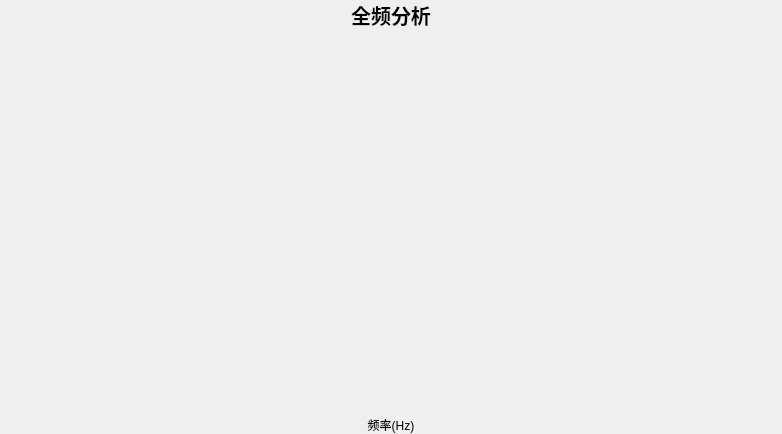
<?xml version="1.0" encoding="UTF-8"?>
<ui version="4.0">
 <class>statisticsSpecturmDisplay</class>
 <widget class="QWidget" name="statisticsSpecturmDisplay">
  <property name="geometry">
   <rect>
    <x>0</x>
    <y>0</y>
    <width>782</width>
    <height>434</height>
   </rect>
  </property>
  <property name="windowTitle">
   <string>Form</string>
  </property>
  <layout class="QGridLayout" name="gridLayout">
   <property name="leftMargin">
    <number>0</number>
   </property>
   <property name="topMargin">
    <number>0</number>
   </property>
   <property name="rightMargin">
    <number>0</number>
   </property>
   <property name="bottomMargin">
    <number>0</number>
   </property>
   <property name="spacing">
    <number>0</number>
   </property>
   <item row="1" column="0" colspan="2">
    <spacer name="verticalSpacer">
     <property name="orientation">
      <enum>Qt::Vertical</enum>
     </property>
     <property name="sizeHint" stdset="0">
      <size>
       <width>20</width>
       <height>409</height>
      </size>
     </property>
    </spacer>
   </item>
   <item row="2" column="0" colspan="2">
    <widget class="QLabel" name="label_2">
     <property name="styleSheet">
      <string notr="true">color: rgb(0, 0, 0);</string>
     </property>
     <property name="text">
      <string>频率(Hz)</string>
     </property>
     <property name="alignment">
      <set>Qt::AlignCenter</set>
     </property>
    </widget>
   </item>
   <item row="0" column="0" colspan="2">
    <layout class="QHBoxLayout" name="horizontalLayout">
     <item>
      <spacer name="horizontalSpacer">
       <property name="orientation">
        <enum>Qt::Horizontal</enum>
       </property>
       <property name="sizeHint" stdset="0">
        <size>
         <width>40</width>
         <height>20</height>
        </size>
       </property>
      </spacer>
     </item>
     <item>
      <widget class="QLabel" name="label">
       <property name="minimumSize">
        <size>
         <width>500</width>
         <height>0</height>
        </size>
       </property>
       <property name="font">
        <font>
         <pointsize>15</pointsize>
         <weight>75</weight>
         <bold>true</bold>
        </font>
       </property>
       <property name="text">
        <string>全频分析</string>
       </property>
       <property name="alignment">
        <set>Qt::AlignCenter</set>
       </property>
      </widget>
     </item>
     <item>
      <spacer name="horizontalSpacer_2">
       <property name="orientation">
        <enum>Qt::Horizontal</enum>
       </property>
       <property name="sizeHint" stdset="0">
        <size>
         <width>40</width>
         <height>20</height>
        </size>
       </property>
      </spacer>
     </item>
    </layout>
   </item>
  </layout>
 </widget>
 <resources/>
 <connections/>
</ui>
